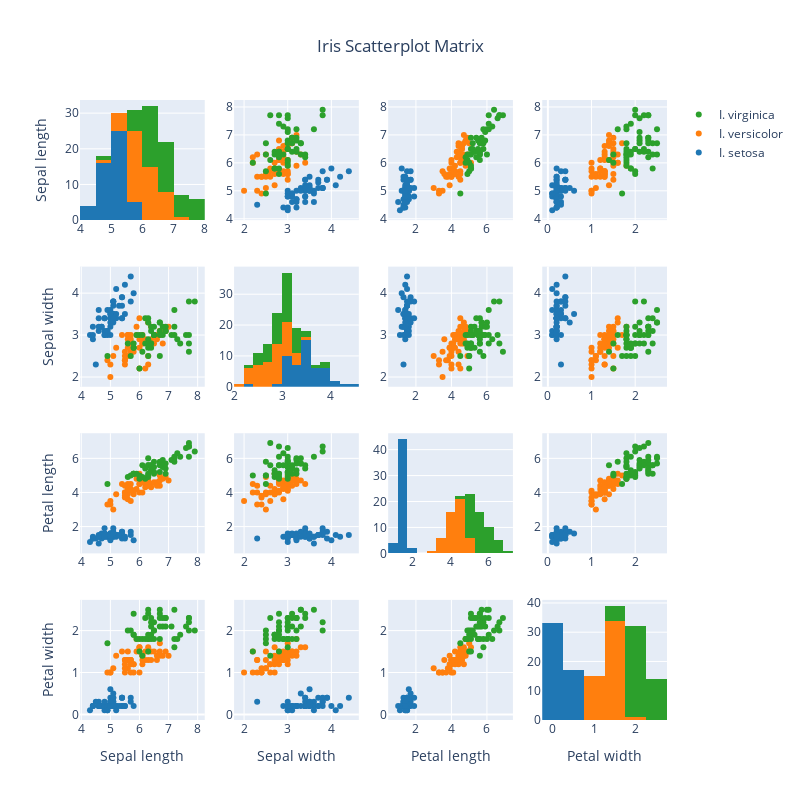

Notebook source saved alongside this figure:
### Markdown cell above
Make scatter plot showing the covariance of the variables. Check plotly's `create_scatterplotmatrix` function from the `figure_factory`. Your graph should look like this:

<img src="iris.png"></img>

### Code cell
import plotly
import plotly.graph_objs as go
import plotly.express as pxg
from plotly.offline import iplot
import plotly.graph_objs as go
import plotly.tools as tls
import plotly.figure_factory as ff

import numpy as np
import pandas as pd

fig = ff.create_scatterplotmatrix(data, diag='histogram', index='Species',
                                  height=800, width=800)
fig.update_layout(
    title={
        'text': "Iris Scatterplot Matrix",
        'y':0.95,
        'x':0.5,
        'xanchor': 'center',
        'yanchor': 'top'})
iplot(fig, filename='Histograms along Diagonal Subplots')
